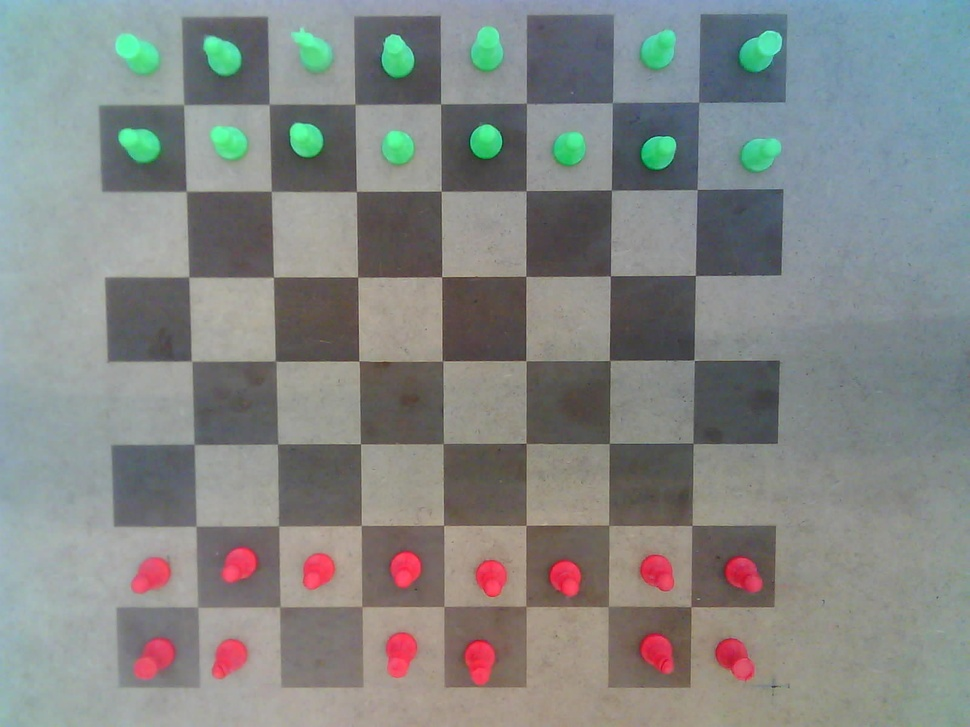
#> input picture chess.jpg, 970 x 727 px, shrunk from 1600 x 1200 before the run
$ python CVDetectionPieces.py
#> lines starting #> are read from the running program, lines starting #| are printed output that depends on the picture
import cv2
import numpy as np
import requests

cropXBegin = 18
cropXEnd = 12
cropYTop = 17
cropYBottom = 0


url = "http://1.0.0.0/capture"

#req = requests.get(url)

"""
with open("chess.jpg", 'wb') as f:
    f.write(req.content)"""

img = cv2.imread("chess.jpg")
#> img is the input picture: shape (727, 970, 3); mean B, G, R 132.7, 134.8, 131.5

lower_green = np.array([40,40,40])
upper_green = np.array([70,255,255])


lower_blue = np.array([100,150,0])
upper_blue = np.array([140,255,255])

lower_red = np.array([0, 50, 20])
upper_red = np.array([5,255,255])

lower_red2 = np.array([175, 50, 20])
upper_red2 = np.array([180,255,255])

res = ""
board = img[cropYTop:img.shape[0] - cropYBottom - 10, cropXBegin:img.shape[1] - cropXEnd, :]
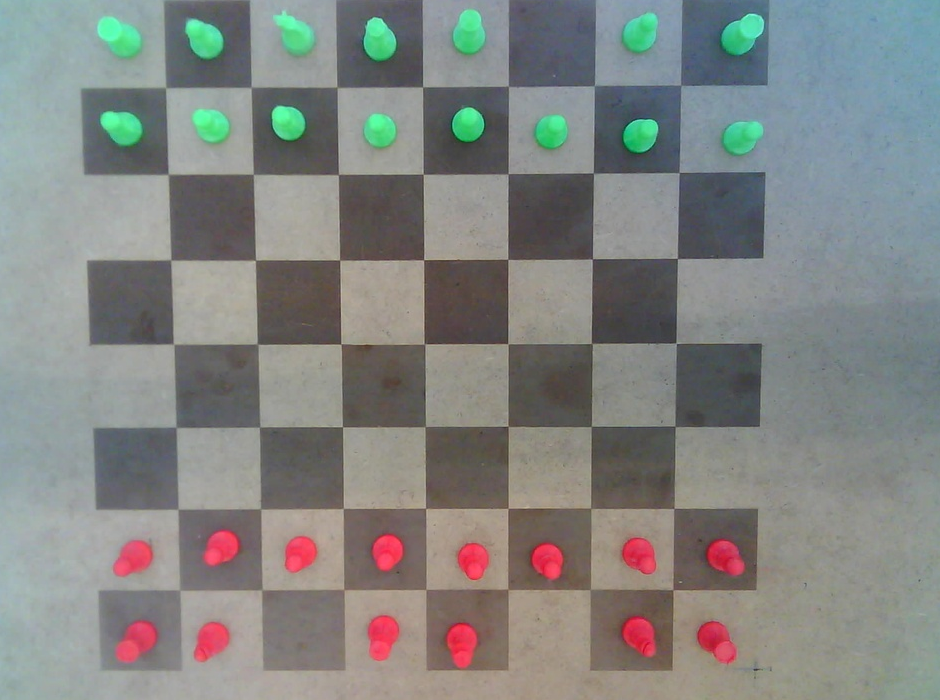
#> board: shape (700, 940, 3); mean B, G, R 130.3, 132.9, 130.6
cv2.imshow("image", board)
cv2.waitKey(0)
cv2.destroyAllWindows()

for x in range(0, board.shape[0] - 8, board.shape[0]//8):
    for y in range(0, board.shape[1] - 8, board.shape[1]//8):
        square = board[x : x + board.shape[0]//8, y : y + board.shape[1]//8, :]
        """cv2.imshow("test", square)
        cv2.waitKey(0)
        cv2.destroyAllWindows()"""

        hsv = cv2.cvtColor(square, cv2.COLOR_BGR2HSV)

        mask_green = cv2.inRange(hsv, lower_green, upper_green)
        blue_mask = cv2.inRange(hsv, lower_blue, upper_blue)
        red_mask = cv2.inRange(hsv, lower_red, upper_red)
        red_mask2 = cv2.inRange(hsv, lower_red2, upper_red2)

        hasGreen = np.sum(mask_green)
        hasBlue = np.sum(blue_mask)
        hasRed = np.sum(red_mask)
        hasRed2 = np.sum(red_mask2)

        if  hasRed > 0 or hasRed2 > 0:
            res += "x"
        else:
            res += '.'
#> hsv: shape (87, 117, 3); mean H, S, V 50.7, 20.2, 149.4
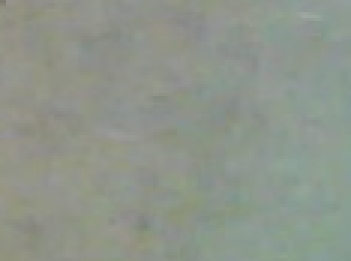
#> square: shape (87, 117, 3) (shown 3 times larger); mean B, G, R 139.1, 149.4, 142.3


print(res)
#> (printed output is left out)
